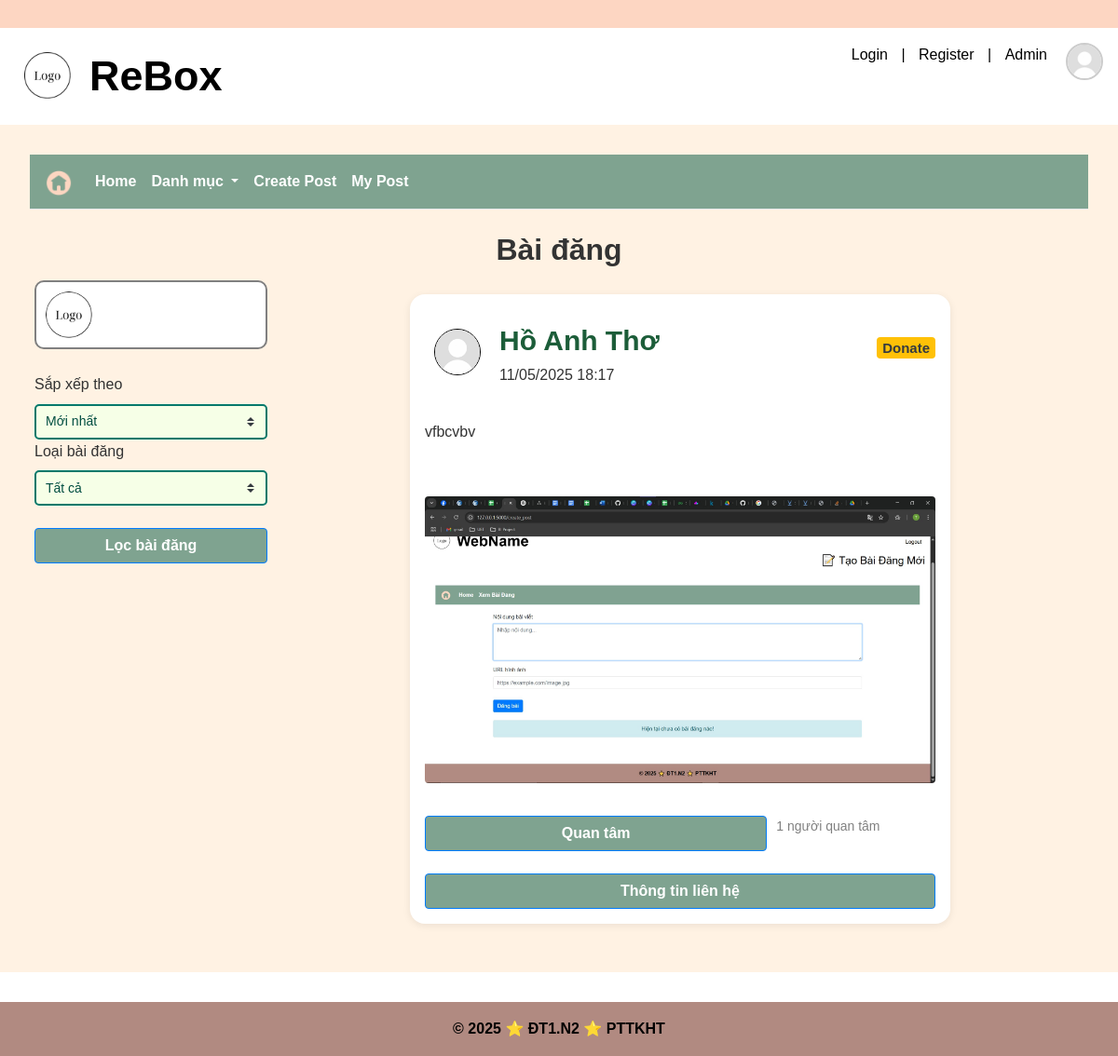
Screenshot of /view_post/4 with the database file from the repository.
### app/models/post.py (models this page shows, shortened)
class Post(csdl.Model):
    __tablename__ = 'post'
    post_id = csdl.Column(csdl.String(50), primary_key=True)  # Khóa chính, kiểu chuỗi
    content = csdl.Column(csdl.String(500), nullable=False)   # Nội dung bài đăng
    image_url = csdl.Column(csdl.String(255), nullable=True)   # Link hình ảnh bài đăng
    is_approved = csdl.Column(csdl.Boolean, default=False)    # Cờ kiểm duyệt bài đăng , aaproved/ reject
    status = csdl.Column(csdl.String(50), default='pending')  # Trạng thái bài đăng pending/received item
    post_type = csdl.Column(csdl.String(50), nullable=False)  # Loại bài đăng (thanh lý, trao đổi, donate)
    create_date = csdl.Column(csdl.DateTime, default=csdl.func.now())  # Thời gian tạo bài đăng
    approval_date = csdl.Column(csdl.DateTime, nullable=True) # time duyệt
    submit_date = csdl.Column(csdl.DateTime, nullable=True)  # Thời gian kết thúc bài đăng
    user_id = csdl.Column(csdl.Integer, csdl.ForeignKey('user.id'), nullable=False)
    category_id = csdl.Column(csdl.Integer, csdl.ForeignKey('category.id'), nullable=False)
    interest_count = csdl.Column(csdl.Integer, default=0)
    interested_user_id = csdl.Column(csdl.Text, default='')
    user = csdl.relationship('User', backref='posts')
    category = csdl.relationship('Category', backref='posts')

### app/models/user.py (models this page shows, shortened)
class User(UserMixin, csdl.Model):
    id = csdl.Column(csdl.Integer, primary_key=True)
    username = csdl.Column(csdl.String(50), unique=True, nullable=False)
    password  = csdl.Column(csdl.String(128), nullable=False)
    avatar = csdl.Column(csdl.Text, nullable = True)
    fullname = csdl.Column(csdl.String(120), nullable=False)
    date_of_birth = csdl.Column(csdl.Date, nullable = True)
    gender = csdl.Column(csdl.String(10), nullable = True)
    address = csdl.Column(csdl.Text, nullable = True)
    email = csdl.Column(csdl.String(120), unique=True, nullable=False)
    phone = csdl.Column(csdl.String(20), nullable=True) #co the null
    facebook = csdl.Column(csdl.Text, nullable =True)
    roles = csdl.relationship('Role', secondary='user_role', backref=csdl.backref('users', lazy='dynamic'))
    created_date = csdl.Column(csdl.DateTime, default=datetime.utcnow)  # Thêm dòng này

### app/posts/post_routes.py (the view)
@post_blueprint.route('/view_post/<int:category_id>', methods=['GET', 'POST'])
def viewPost(category_id):
    form = FilterForm()
    users = User.query.all()
    category = Category.query.get(category_id)
    if not category:
        flash("Không tìm thấy danh mục này.", "warning")
        return redirect(url_for('main.index'))
    query = Post.query.filter(
        Post.is_approved == True,
        Post.status == 'Not done',
        Post.category_id == category_id
    )
    if form.validate_on_submit():
        post_type = form.post_type.data
        sort_order = form.sort_order.data
        if post_type != 'all':
            query = query.filter(Post.post_type == post_type)
        if sort_order == 'asc':
            query = query.order_by(Post.create_date.asc())
        else:
            query = query.order_by(Post.create_date.desc())
    else:
        query = query.order_by(Post.create_date.desc())
    posts = query.all()
    for post in posts:
        post.contact_info = parse_contact(post.content)
    return render_template(
        'post/view_post.html',
        posts=posts,
        users=users,
        form=form,
        category=category
    )

### app/posts/form.py
class FilterForm(FlaskForm):
    sort_order = SelectField(
        'Sắp xếp theo',
        choices=[
            ('desc', 'Mới nhất'),
            ('asc', 'Cũ nhất')
        ],
        validators=[DataRequired()]
    )
    post_type = SelectField(
        'Loại bài đăng',
        choices=[
            ('all', 'Tất cả'),
            ('Thanh Lý', 'Thanh Lý'),
            ('Trao Đổi', 'Trao Đổi'),
            ('Donate', 'Đóng Góp')
        ],
        validators=[DataRequired()]
    )

### app/posts/post_routes.py (called while the page is built)
def parse_contact(content):
    contact_data = []
    if 'Liên hệ:' not in content:
        return contact_data
    lines = content.split('Liên hệ:')[1].strip().split('\n')
    for line in lines:
        if ':' not in line:
            continue
        label, value = line.split(':', 1)
        value = value.strip()
        if value and value.lower() != 'none':
            contact_data.append({
                'label': label.strip().capitalize(),  # Viết hoa nhãn
                'value': value
            })
    return contact_data

@post_blueprint.context_processor
def inject_categories():
    from app.models.category import Category
    return dict(categorys=Category.query.all())

### app/posts/templates/post/view_post.html (shortened to what this page needs)
{% extends 'base.html' %} {% block title %}Bài Đăng{% endblock %}
{% block extra_css %}
<link
  rel="stylesheet"
  href="{{ url_for('static', filename='css/post.css') }}"
/>
<link
  rel="stylesheet"
  href="{{ url_for('static', filename='css/color.css') }}"
/>
{% endblock %}
{%block content %}
<nav class="navbar navbar-expand-lg navbar-light bg-light mb-4">
  <a class="navbar-brand" href="{{ url_for('home.homepage') }}">
    <img
      src="{{ url_for('static', filename='image/home.png') }}"
      style="width: 30px"
      alt="home image"
    />
  </a>
  <div class="collapse navbar-collapse" id="navbarSupportedContent">
    <ul class="navbar-nav mr-auto">
      <li class="nav-item">
        <a class="nav-link" href="{{ url_for('home.homepage') }}">Home</a>
      </li>
      <li class="nav-item dropdown">
        <a
          class="nav-link dropdown-toggle"
          href="#"
          id="navbarDropdown"
          role="button"
          data-toggle="dropdown"
          aria-haspopup="true"
          aria-expanded="false"
        >
          Danh mục
        </a>
      </li>
      <li class="nav-item">
        <a class="nav-link" href="{{ url_for('post.create_post') }}"
          >Create Post</a
        >
      </li>
      <li class="nav-item">
        <a class="nav-link" href="{{ url_for('post.my_posts') }}">My Post</a>
      </li>
    </ul>
  </div>
</nav>
<h2 style="text-align: center; font-weight: bold">Bài đăng</h2>
<div class="view-post-general">
  <aside class="sidebar">
    <div class="user-info" style="background-color: white">
      <img
        src="{{ url_for('static', filename='image/logo.png') }}"
        alt="Avatar"
        width="50px"
        class="avatar-user-info"
      />
    </div>
    <nav class="profile-menu">
      <form method="POST">
        {{ form.hidden_tag() }} <br />
        {{ form.sort_order.label }} {{ form.sort_order(class="custom-select") }}
        <br />
        {{ form.post_type.label }} {{ form.post_type(class="custom-select") }}
        <br />
        <input
          type="submit"
          value="Lọc bài đăng"
          class="btn btn-primary mt-4 w-100"
          style="background-color: var(--mau4); font-weight: bold"
        />
      </form>
    </nav>
  </aside>
  <div class="all-cards">
    {% if posts and posts|length > 0 %} {% for post in posts %}
    <div class="post-card" style="width: 580px">
      <div class="post-header">
        <div
          class="user-info"
          style="background-color: transparent; border: 0px"
        >
          <img
            src="{{post.user.avatar}}"
            alt="Avatar"
            width="50px"
            class="avatar-user-info"
            style="border: 1px solid black"
          />
          <div style="margin-left: 10px">
            <p style="font-size: 30px; font-weight: bold; color: #1c5d39">
              {{ post.user.fullname }}
            </p>
            <p>{{ post.create_date | datetime }}</p>
          </div>
        </div>
        <h5 class="card-title">
          {% if post.post_type == 'Thanh Lý' %}
          <span class="badge bg-primary text-white">{{ post.post_type }}</span>
          {% elif post.post_type == 'Trao Đổi' %}
          <span class="badge bg-success text-white">{{ post.post_type }}</span>
          {% elif post.post_type == 'Donate' %}
          <span class="badge bg-warning text-dark">{{ post.post_type }}</span>
          {% else %}
          <span class="badge bg-secondary text-white"
            >{{ post.post_type }}</span
          >
          {% endif %}
        </h5>
      </div>
      <div class="post-text">
        <p class="card-text" style="white-space: pre-line">
          {{ post.content.split('Liên hệ:')[0] }}
        </p>
      </div>
      <div class="post-image">
        {% if post.image_url %}
        <div class="row mt-3">
          {% for img in post.image_url.split(',') %}
          <div>
            <img
              src="{{ img.strip() }}"
              alt="Ảnh bài viết"
              class="img-fluid rounded shadow-sm"
            />
          </div>
          {% endfor %}
        </div>
        {% endif %}
      </div>
      <div class="post-footer">
        <div
          class="post-button"
          style="display: row; gap: 10px; margin-top: 20px; width: 100%"
        >
          {% if post.user_id %}
          <div>
            <form
              method="post"
              action="{{ url_for('post.add_interest', post_id=post.post_id) }}"
              style="display: flex; gap: 10px"
              ;
            >
              <button
                type="submit"
                class="btn btn-primary w-100"
                style="
                  background-color: var(--mau4);
                  font-weight: bold;
                  flex: 2;
                "
              >
                Quan tâm
              </button>
              <span style="flex: 1"
                >{{ post.interest_count }} người quan tâm</span
              >
            </form>
          </div>
          <button
            data-post-id="{{ post.id }}"
            class="btn btn-primary mt-4 w-100 contact-btn"
            style="background-color: var(--mau4); font-weight: bold"
            data-user-authenticated="{{ 'True' if current_user.is_authenticated else 'False' }}"
          >
            Thông tin liên hệ
          </button>
          {% endif %}
        </div>
      </div>
    </div>
    {% endfor %} {% endif %}
  </div>
</div>
{% endblock %}

### app/static/css/base.css (style rules this page uses)
:root { --topBar: var(--mau2); --header: white; --menu-bar-color: var(--mau4); --selected-menu-color: var(--mau3); --text-select-login: var(--mau6); --btn-search: var(--mau9); --btn-search-hover: var(--mau8); --footer-background: var(--mau6); --text-header: black; --text-login-register: black; --text-menu-login-register: black; --text-footer: white; --text-menu-home: white; --text-menu-home-hover: black; --text-menu-home-selected: black; --text-btn-search: white; --text-btn-search-hover: black; --mau1: #86946d; --mau2: #fdd6c2; --mau3: #ccd9b7; --mau4: #7fa390; --mau5: #b0e1e1; --mau6: #b18a81; --mau7: #d9c297; --mau8: #c4a289; --mau9: #7b544c; --mau20: #f6ffe7; }
* { margin: 0; padding: 0; box-sizing: border-box; }
p { margin-bottom: 0px !important; }
html, body { height: 100%; margin: 0; display: flex; flex-direction: column; }
body { font-family: "Arial", sans-serif; background-color: white; color: #333; line-height: 1.6; }
.nav-link { color: var(--text-menu-home) !important; font-weight: bold; }
.bg-light { background-color: var(--menu-bar-color) !important; }

### app/static/css/post.css (style rules this page uses)
.navbar { border-bottom: 1px solid #e5e7eb; }
.user-info { display: flex; gap: 10px; align-items: center; padding: 10px; background-color: var(--mau14); border-radius: 10px; border: 2px solid gray; }
.avatar-user-info { border-radius: 30px; }
.post-card { width: 450px; padding: 16px; background: white; border-radius: 16px; box-shadow: 0 2px 8px rgba(0, 0, 0, 0.08); font-family: sans-serif; margin: 20px auto; }
.post-header { display: flex; align-items: center; justify-content: space-between; }
.post-text { margin: 0px 0; font-size: 16px; }
.post-image { display: flex; margin: 15px; position: relative; height: auto; }
.post-footer { display: flex; justify-content: space-between; flex-wrap: wrap; margin-top: 12px; font-size: 14px; color: gray; }
.all-cards { flex: 1; display: flex; flex-wrap: wrap; gap: 10px; justify-content: space-between; }
.sidebar { width: 260px; background-color: transparent; padding: 5px; flex-direction: column; justify-content: space-between; }
.view-post-general { display: flex; }
.custom-select { background-color: var(--mau14); border: 2px solid #00796b; border-radius: 5px; padding: 5px 10px; font-size: 14px; color: #004d40; }

### app/static/css/color.css (style rules this page uses)
:root { --sidebar-background: white; --user-info-background: var(--mau13); --profile-menu-li-hover-background: var(--mau4); --profile-menu-li-hover-color: white; --profile-menu-li-active-background: var(--mau3); --profile-menu-li-active-color: black; --accManagement-main-background: var(--mau4); --accManagement-tab-background: var(--mau13); --accManagement-tab-ul-hover-background: var(--mau4); --accManagement-tab-ul-hover-color: white; --profile-content-background: var(--mau13); --mau1: #86946d; --mau2: #fdd6c2; --mau3: #ccd9b7; --mau4: #7fa390; --mau5: #b0e1e1; --mau6: #b18a81; --mau7: #d9c297; --mau8: #c4a289; --mau9: #7b544c; --mau10: #f6f0eb; --mau11: #d6e1d1; --mau12: #241f1c; --mau13: #fff2e3; --mau14: #f6ffe7; }

### rows the page displays
Post: user.avatar (placeholder picture), user.fullname "Hồ Anh Thơ", create_date "11/05/2025 18:17", post_type "Donate", content "vfbcvbv", strip (picture), interest_count "1"
